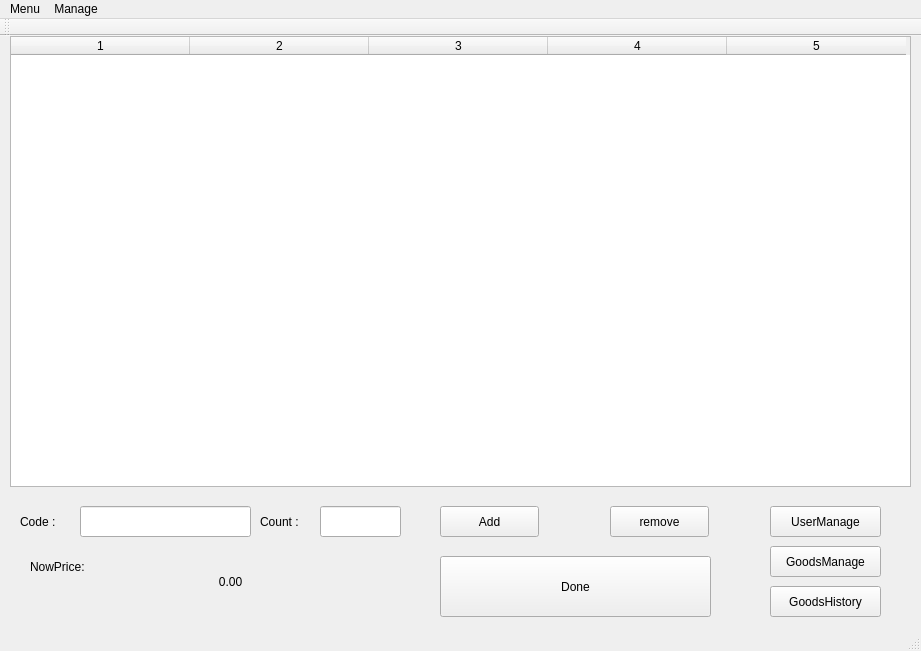
<?xml version="1.0" encoding="UTF-8"?>
<ui version="4.0">
 <class>MainWindow</class>
 <widget class="QMainWindow" name="MainWindow">
  <property name="geometry">
   <rect>
    <x>0</x>
    <y>0</y>
    <width>921</width>
    <height>651</height>
   </rect>
  </property>
  <property name="windowTitle">
   <string>MarketMaster</string>
  </property>
  <property name="windowIcon">
   <iconset resource="../Res/logo.qrc">
    <normaloff>:/logo/logo</normaloff>:/logo/logo</iconset>
  </property>
  <widget class="QWidget" name="centralWidget">
   <widget class="QPushButton" name="u1">
    <property name="geometry">
     <rect>
      <x>770</x>
      <y>470</y>
      <width>111</width>
      <height>31</height>
     </rect>
    </property>
    <property name="text">
     <string>UserManage</string>
    </property>
   </widget>
   <widget class="QPushButton" name="g1">
    <property name="geometry">
     <rect>
      <x>770</x>
      <y>510</y>
      <width>111</width>
      <height>31</height>
     </rect>
    </property>
    <property name="text">
     <string>GoodsManage</string>
    </property>
   </widget>
   <widget class="QLineEdit" name="code_l">
    <property name="geometry">
     <rect>
      <x>80</x>
      <y>470</y>
      <width>171</width>
      <height>31</height>
     </rect>
    </property>
   </widget>
   <widget class="QLineEdit" name="count_l">
    <property name="geometry">
     <rect>
      <x>320</x>
      <y>470</y>
      <width>81</width>
      <height>31</height>
     </rect>
    </property>
   </widget>
   <widget class="QPushButton" name="search_b">
    <property name="geometry">
     <rect>
      <x>440</x>
      <y>470</y>
      <width>99</width>
      <height>31</height>
     </rect>
    </property>
    <property name="text">
     <string>Add</string>
    </property>
   </widget>
   <widget class="QPushButton" name="remove_b">
    <property name="geometry">
     <rect>
      <x>610</x>
      <y>470</y>
      <width>99</width>
      <height>31</height>
     </rect>
    </property>
    <property name="text">
     <string>remove</string>
    </property>
   </widget>
   <widget class="QTableWidget" name="table_g">
    <property name="geometry">
     <rect>
      <x>10</x>
      <y>0</y>
      <width>901</width>
      <height>451</height>
     </rect>
    </property>
    <property name="rowCount">
     <number>0</number>
    </property>
    <property name="columnCount">
     <number>5</number>
    </property>
    <attribute name="horizontalHeaderDefaultSectionSize">
     <number>179</number>
    </attribute>
    <column/>
    <column/>
    <column/>
    <column/>
    <column/>
   </widget>
   <widget class="QLabel" name="label">
    <property name="geometry">
     <rect>
      <x>20</x>
      <y>470</y>
      <width>51</width>
      <height>31</height>
     </rect>
    </property>
    <property name="text">
     <string>Code :</string>
    </property>
   </widget>
   <widget class="QLabel" name="label_2">
    <property name="geometry">
     <rect>
      <x>260</x>
      <y>470</y>
      <width>61</width>
      <height>31</height>
     </rect>
    </property>
    <property name="text">
     <string>Count :</string>
    </property>
   </widget>
   <widget class="QLabel" name="label_3">
    <property name="geometry">
     <rect>
      <x>30</x>
      <y>510</y>
      <width>101</width>
      <height>41</height>
     </rect>
    </property>
    <property name="text">
     <string>NowPrice:</string>
    </property>
   </widget>
   <widget class="QPushButton" name="done_b">
    <property name="geometry">
     <rect>
      <x>440</x>
      <y>520</y>
      <width>271</width>
      <height>61</height>
     </rect>
    </property>
    <property name="text">
     <string>Done</string>
    </property>
   </widget>
   <widget class="QLabel" name="label_p">
    <property name="geometry">
     <rect>
      <x>120</x>
      <y>520</y>
      <width>221</width>
      <height>51</height>
     </rect>
    </property>
    <property name="text">
     <string>0.00</string>
    </property>
    <property name="alignment">
     <set>Qt::AlignCenter</set>
    </property>
    <property name="wordWrap">
     <bool>false</bool>
    </property>
   </widget>
   <widget class="QPushButton" name="gh_p">
    <property name="geometry">
     <rect>
      <x>770</x>
      <y>550</y>
      <width>111</width>
      <height>31</height>
     </rect>
    </property>
    <property name="text">
     <string>GoodsHistory</string>
    </property>
   </widget>
  </widget>
  <widget class="QMenuBar" name="menuBar">
   <property name="geometry">
    <rect>
     <x>0</x>
     <y>0</y>
     <width>921</width>
     <height>28</height>
    </rect>
   </property>
   <widget class="QMenu" name="manage">
    <property name="title">
     <string>Manage</string>
    </property>
    <addaction name="actionUserManage"/>
    <addaction name="actionGoodsManage"/>
    <addaction name="actionGoodsHistory"/>
   </widget>
   <widget class="QMenu" name="menu">
    <property name="title">
     <string>Menu</string>
    </property>
    <addaction name="actionClear"/>
    <addaction name="actionExit"/>
   </widget>
   <addaction name="menu"/>
   <addaction name="manage"/>
  </widget>
  <widget class="QToolBar" name="mainToolBar">
   <attribute name="toolBarArea">
    <enum>TopToolBarArea</enum>
   </attribute>
   <attribute name="toolBarBreak">
    <bool>false</bool>
   </attribute>
  </widget>
  <widget class="QStatusBar" name="statusBar"/>
  <action name="actionUserManage">
   <property name="text">
    <string>UserManage</string>
   </property>
  </action>
  <action name="actionGoodsManage">
   <property name="text">
    <string>GoodsManage</string>
   </property>
  </action>
  <action name="actionClear">
   <property name="text">
    <string>clear</string>
   </property>
  </action>
  <action name="actionExit">
   <property name="text">
    <string>exit</string>
   </property>
  </action>
  <action name="actionGoodsHistory">
   <property name="text">
    <string>GoodsHistory</string>
   </property>
  </action>
 </widget>
 <layoutdefault spacing="6" margin="11"/>
 <resources>
  <include location="../Res/logo.qrc"/>
 </resources>
 <connections/>
</ui>
